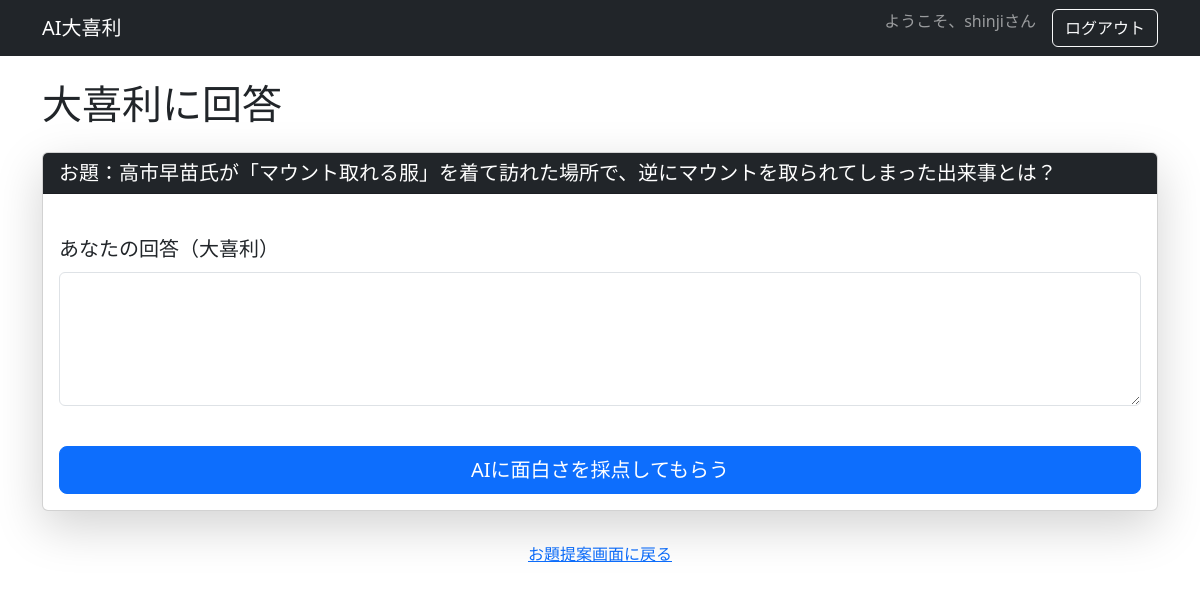
The app's page /answer/input/1/ (signed in) with its own data.
### accounts/models.py (models this page shows, shortened)
class CustomUser(AbstractBaseUser, PermissionsMixin):
    email = models.EmailField(unique=True)
    nickname = models.CharField(max_length=20, unique=True) # ニックネーム要件
    is_active = models.BooleanField(default=True)
    is_staff = models.BooleanField(default=False)
    date_joined = models.DateTimeField(auto_now_add=True)
    objects = CustomUserManager()
    USERNAME_FIELD = 'email'  # ログイン時に使用するフィールドをメールアドレスに設定
    REQUIRED_FIELDS = ['nickname'] # スーパーユーザー作成時に必須となるフィールド

### oogiri/models.py (models this page shows, shortened)
class Question(models.Model):
    user = models.ForeignKey(
        settings.AUTH_USER_MODEL,
        on_delete=models.SET_NULL, # ユーザーが削除されてもデータは残すため SET_NULL に変更
        related_name='generated_questions',
        verbose_name='作成/入力ユーザー',
        null=True, # 手動入力の場合、ユーザーが削除される場合を考慮し null を許可
        blank=True
    )
    is_manual = models.BooleanField(default=False, verbose_name='手動入力')
    source_title = models.CharField(max_length=255, verbose_name='基にしたニュースタイトル', blank=True, null=True)
    question_text = models.TextField(verbose_name='お題の本文')
    theme = models.CharField(max_length=50, verbose_name='テーマ')
    is_excellent = models.BooleanField(default=False, verbose_name='特に面白い') # Few-shot/RAGのフィルタリングに利用
    created_at = models.DateTimeField(auto_now_add=True, verbose_name='作成日時')
    class Meta:
        verbose_name = 'お題'
        verbose_name_plural = 'お題'
        ordering = ['-created_at']

### oogiri/views.py (the view, shortened to what this page needs)
# urls.py: path('answer/input/<int:question_id>/', views.AnswerInputView.as_view(), name='answer_input'),
@method_decorator(login_required, name='dispatch')
class AnswerInputView(View):
    template_name = 'oogiri/answer_input.html'
    def get(self, request, question_id):
        question = get_object_or_404(Question, pk=question_id)
        context = {
            'question': question,
            'form': AnswerForm(), # 空の回答フォーム
        }
        return render(request, self.template_name, context)

### oogiri/forms.py
class AnswerForm(forms.Form):
    answer_text = forms.CharField(
        label='あなたの回答',
        widget=forms.Textarea(attrs={'rows': 5, 'placeholder': '面白い回答を入力してください。'})
    )

### oogiri/templates/oogiri/answer_input.html (shortened to what this page needs)
{% extends "base.html" %}
{% block content %}
    <h1 class="mb-4">大喜利に回答</h1>
    <div class="card shadow-lg mb-4">
        <div class="card-header bg-dark text-white">
            <h2 class="h5 mb-0">お題：{{ question.question_text }}</h2>
        </div>
        <div class="card-body">
            <form method="post" class="mt-4">
                <div class="mb-3">
                    <label for="{{ form.answer_text.id_for_label }}" class="form-label fs-5">あなたの回答（大喜利）</label>
                    <textarea name="{{ form.answer_text.name }}"
                        id="{{ form.answer_text.id_for_label }}"
                        class="form-control"
                        rows="5"
                        placeholder="面白い回答を入力してください"
                        required>{{ form.answer_text.value|default:"" }}
                    </textarea>
                </div>
                <button type="submit" class="btn btn-primary btn-lg w-100 mt-4">
                    AIに面白さを採点してもらう
                </button>
            </form>
        </div>
    </div>
    <div class="mt-4 text-center">
        <a href="{% url 'oogiri:proposal' %}" class="btn btn-link">お題提案画面に戻る</a>
    </div>
{% endblock %}

### oogiri/templates/base.html (shortened to what this page needs)
{% load static %}
<!DOCTYPE html>
<html lang="ja">
<head>
    <link href="https://cdn.jsdelivr.net/npm/bootstrap@5.3.3/dist/css/bootstrap.min.css"
          rel="stylesheet"
>
</head>
<body>
    <nav class="navbar navbar-expand-lg navbar-dark bg-dark">
        <div class="container">
            <a class="navbar-brand" href="{% url 'oogiri:proposal' %}">AI大喜利</a>
            <div class="collapse navbar-collapse">
                <ul class="navbar-nav ms-auto">
                    {% if user.is_authenticated %}
                        <li class="nav-item">
                            <span class="navbar-text me-3">
                                ようこそ、{{ user.nickname }}さん
                            </span>
                        </li>
                        <li class="nav-item">
                            <form action="{% url 'accounts:logout' %}" method="post" style="display: inline;">
                                <button type="submit" class="btn btn-outline-light">ログアウト</button>
                            </form>
                        </li>
                    {% else %}
                        <li class="nav-item">
                            <a class="btn btn-primary" href="{% url 'accounts:login' %}">ログイン</a>
                        </li>
                    {% endif %}
                </ul>
            </div>
        </div>
    </nav>
    <div class="container mt-4">
        {% block content %}
        {% endblock %}
    </div>
</body>
</html>

### records on screen
CustomUser: nickname "shinji"
Question: question_text "高市早苗氏が「マウント取れる服」を着て訪れた場所で、逆にマウントを取られてしまった出来事とは？"
